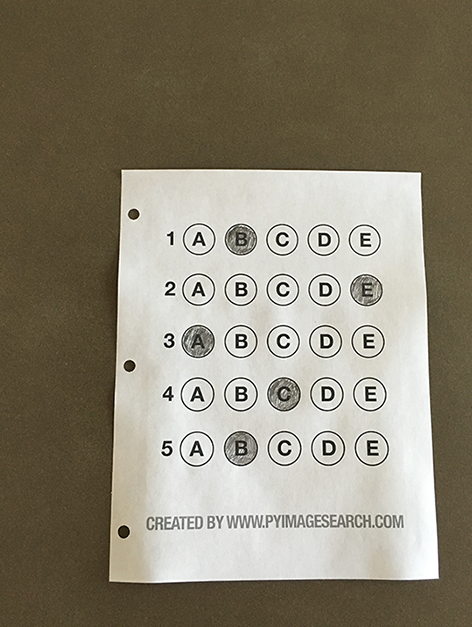
#> input picture images/card.png, 472 x 627 px
$ python 6AutomaticScoring.py
#> lines starting #> are read from the running program, lines starting #| are printed output that depends on the picture; after the words box and inside, x2 and y2 are one past the last pixel; in counts of white or black regions, pixels touching at a corner belong together
# @File  : 6AutomaticScoring.py
# @Author: Zeng Yixuan
# @Date  :  2021/05/18
# 6，请将答题卡反转成正面并将卡片内容单独做成一副图像。
import cv2
import numpy as np

img = cv2.imread("images/card.png", 1)
#> img is the input picture: shape (627, 472, 3); mean B, G, R 116.4, 133.4, 140
gray = cv2.cvtColor(img, cv2.COLOR_BGR2GRAY)
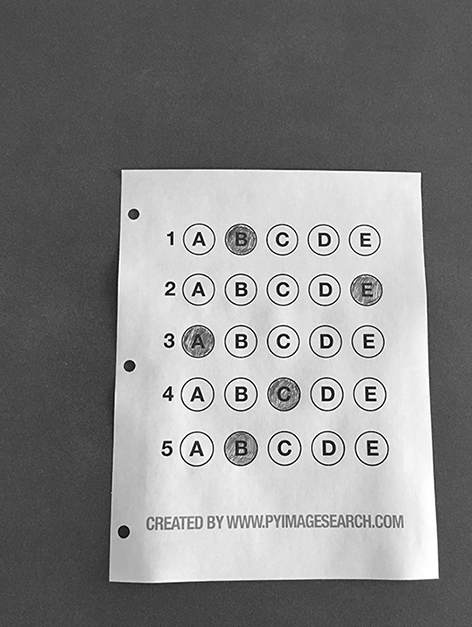
#> gray: shape (627, 472); min 0, max 255, mean 133.4
# 高斯模糊
blurred = cv2.GaussianBlur(gray, (5, 5), 0)
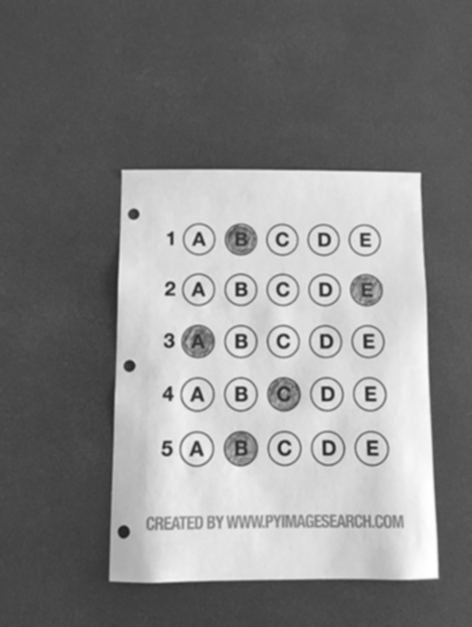
#> blurred: shape (627, 472); min 34, max 255, mean 133.4
# 边缘检测
edged = cv2.Canny(blurred, 75, 200)
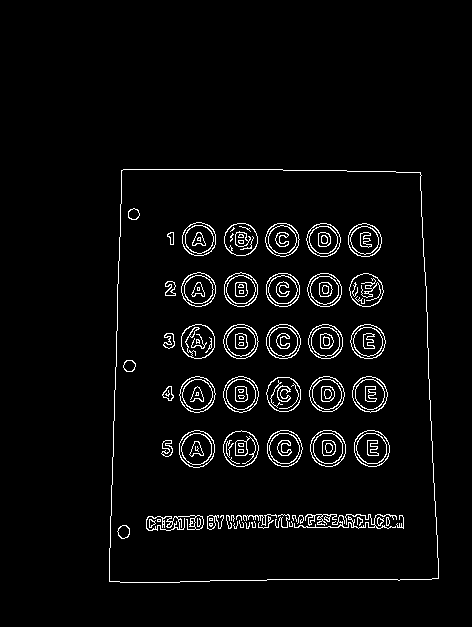
#> edged: shape (627, 472); 3.6% white in thin lines or dots, all inside (x1, y1, x2, y2) = (109, 169, 439, 583)
# 轮廓检测
cnts = cv2.findContours(edged.copy(), cv2.RETR_EXTERNAL, cv2.CHAIN_APPROX_SIMPLE)[0]
#> cnts = 1 contour; box (x1, y1, x2, y2) and area: (109, 169, 439, 583) 128732
# 复制图像
contours_img = img.copy()
cv2.drawContours(contours_img, cnts, -1, [0, 0, 255], 3)
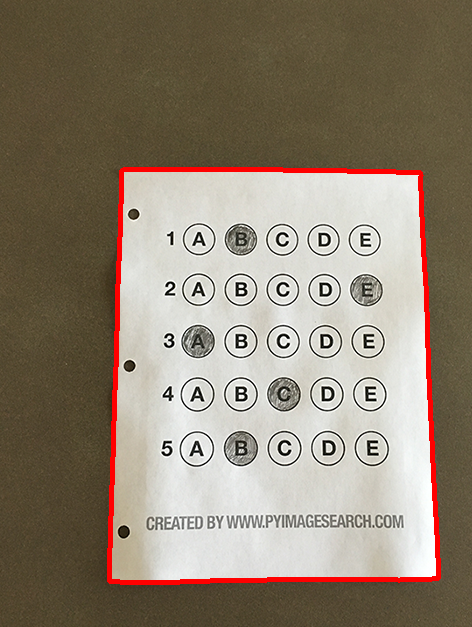
#> contours_img: shape (627, 472, 3); 2.44% of pixels changed, all inside (x1, y1, x2, y2) = (107, 167, 441, 585)
cv2.imshow('contours_img',contours_img)
# 确保检测到了轮廓
if len(cnts)>0:
    # 根据轮廓大小进行升序排序
    cnts = sorted(cnts,key=cv2.contourArea,reverse=True)
    # 遍历每一个轮廓
    for c in cnts:
        peri = cv2.arcLength(c,True)
        approx = cv2.approxPolyDP(c,0.02*peri,True)
        # approx 点集为4 四边形
        if len(approx)==4:
            docCnt = approx
            break
#> this loop made 1 pass
#> (peri, docCnt) on pass 1: (1462.8, [[121, 170], [109, 581], [438, 578], [420, 172]])
pts = docCnt.reshape(4, 2)
#> pts = [[121, 170], [109, 581], [438, 578], [420, 172]]
rect = np.zeros((4, 2), dtype=np.float32)
# 点的x+y求和
s = np.sum(pts, axis=1)
#> s = [291, 690, 1016, 592]
# 答题卡的左上角点的位置
rect[0] = pts[np.argmin(s)]
# 答题卡的右下角点的位置
rect[2] = pts[np.argmax(s)]
# 点的y-x
diff = np.diff(pts, axis=1)
#> diff = [49, 472, 140, -248]
# # 答题卡的右上角点的位置
rect[1] = pts[np.argmin(diff)]
# 答题卡的左下角点的位置
rect[3] = pts[np.argmax(diff)]
# 获取答题卡四个角的坐标点
tl, tr, br, bl = rect
# 计算输入的w和h值
widthA = np.sqrt(((br[0]-bl[0]) ** 2) + ((br[1]-bl[1]) ** 2))
widthB = np.sqrt(((tr[0]-tl[0]) ** 2) + ((tr[1]-tl[1]) ** 2))
maxWidth = max(int(widthA), int(widthB))

heightA = np.sqrt(((tr[0] - br[0]) ** 2) + ((tr[1] - br[1]) ** 2))
heightB = np.sqrt(((tl[0] - bl[0]) ** 2) + ((tl[1] - bl[1]) ** 2))
maxHeight = max(int(heightA), int(heightB))
# 变换后对应坐标位置,
dst = np.array([[0, 0],
               [maxWidth-1, 0],
               [maxWidth-1, maxHeight-1],
               [0, maxHeight-1]], dtype=np.float32)
# 透视变换
H = cv2.getPerspectiveTransform(rect, dst)
warped = cv2.warpPerspective(gray, H, (maxWidth, maxHeight))
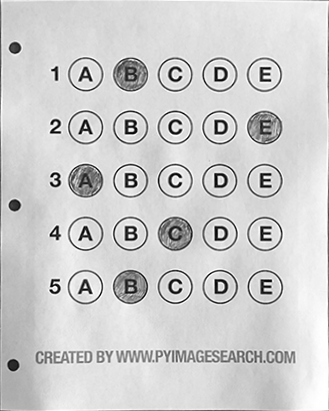
#> warped: shape (411, 329); min 0, max 255, mean 206.3
cv2.imshow('warped',warped)
while(1):
    if cv2.waitKey(20) & 0xFF == 27:
#> (key Esc is pressed here)
        break
cv2.destroyAllWindows()
